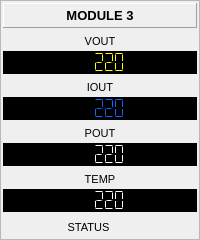
           <widget class="QFrame" name="frame_11">
            <property name="frameShape">
             <enum>QFrame::StyledPanel</enum>
            </property>
            <property name="frameShadow">
             <enum>QFrame::Raised</enum>
            </property>
            <layout class="QVBoxLayout" name="verticalLayout_64">
             <property name="spacing">
              <number>5</number>
             </property>
             <property name="leftMargin">
              <number>2</number>
             </property>
             <property name="topMargin">
              <number>2</number>
             </property>
             <property name="rightMargin">
              <number>2</number>
             </property>
             <property name="bottomMargin">
              <number>2</number>
             </property>
             <item>
              <widget class="QLabel" name="label_103">
               <property name="sizePolicy">
                <sizepolicy hsizetype="Preferred" vsizetype="Expanding">
                 <horstretch>0</horstretch>
                 <verstretch>0</verstretch>
                </sizepolicy>
               </property>
               <property name="minimumSize">
                <size>
                 <width>0</width>
                 <height>25</height>
                </size>
               </property>
               <property name="font">
                <font>
                 <pointsize>10</pointsize>
                 <weight>75</weight>
                 <bold>true</bold>
                </font>
               </property>
               <property name="frameShape">
                <enum>QFrame::Panel</enum>
               </property>
               <property name="frameShadow">
                <enum>QFrame::Raised</enum>
               </property>
               <property name="text">
                <string>MODULE 3</string>
               </property>
               <property name="alignment">
                <set>Qt::AlignCenter</set>
               </property>
              </widget>
             </item>
             <item>
              <layout class="QVBoxLayout" name="verticalLayout_65">
               <property name="spacing">
                <number>2</number>
               </property>
               <item>
                <widget class="QLabel" name="label_104">
                 <property name="sizePolicy">
                  <sizepolicy hsizetype="Expanding" vsizetype="Expanding">
                   <horstretch>0</horstretch>
                   <verstretch>0</verstretch>
                  </sizepolicy>
                 </property>
                 <property name="minimumSize">
                  <size>
                   <width>0</width>
                   <height>16</height>
                  </size>
                 </property>
                 <property name="font">
                  <font>
                   <pointsize>8</pointsize>
                  </font>
                 </property>
                 <property name="text">
                  <string>VOUT</string>
                 </property>
                 <property name="alignment">
                  <set>Qt::AlignCenter</set>
                 </property>
                </widget>
               </item>
               <item>
                <widget class="QLCDNumber" name="lcdBModule3Vout">
                 <property name="sizePolicy">
                  <sizepolicy hsizetype="Expanding" vsizetype="Expanding">
                   <horstretch>0</horstretch>
                   <verstretch>0</verstretch>
                  </sizepolicy>
                 </property>
                 <property name="minimumSize">
                  <size>
                   <width>0</width>
                   <height>22</height>
                  </size>
                 </property>
                 <property name="styleSheet">
                  <string notr="true">color: rgb(255, 255, 0);
background-color: rgb(0, 0, 0);</string>
                 </property>
                 <property name="frameShape">
                  <enum>QFrame::StyledPanel</enum>
                 </property>
                 <property name="smallDecimalPoint">
                  <bool>false</bool>
                 </property>
                 <property name="digitCount">
                  <number>5</number>
                 </property>
                 <property name="segmentStyle">
                  <enum>QLCDNumber::Flat</enum>
                 </property>
                 <property name="value" stdset="0">
                  <double>220.000000000000000</double>
                 </property>
                 <property name="intValue" stdset="0">
                  <number>220</number>
                 </property>
                </widget>
               </item>
              </layout>
             </item>
             <item>
              <layout class="QVBoxLayout" name="verticalLayout_66">
               <property name="spacing">
                <number>2</number>
               </property>
               <item>
                <widget class="QLabel" name="label_105">
                 <property name="sizePolicy">
                  <sizepolicy hsizetype="Expanding" vsizetype="Expanding">
                   <horstretch>0</horstretch>
                   <verstretch>0</verstretch>
                  </sizepolicy>
                 </property>
                 <property name="minimumSize">
                  <size>
                   <width>0</width>
                   <height>16</height>
                  </size>
                 </property>
                 <property name="font">
                  <font>
                   <pointsize>8</pointsize>
                  </font>
                 </property>
                 <property name="text">
                  <string>IOUT</string>
                 </property>
                 <property name="alignment">
                  <set>Qt::AlignCenter</set>
                 </property>
                </widget>
               </item>
               <item>
                <widget class="QLCDNumber" name="lcdBModule3Iout">
                 <property name="sizePolicy">
                  <sizepolicy hsizetype="Expanding" vsizetype="Expanding">
                   <horstretch>0</horstretch>
                   <verstretch>0</verstretch>
                  </sizepolicy>
                 </property>
                 <property name="minimumSize">
                  <size>
                   <width>0</width>
                   <height>22</height>
                  </size>
                 </property>
                 <property name="styleSheet">
                  <string notr="true">color: rgb(20, 100, 255);
background-color: rgb(0, 0, 0);</string>
                 </property>
                 <property name="frameShape">
                  <enum>QFrame::StyledPanel</enum>
                 </property>
                 <property name="smallDecimalPoint">
                  <bool>false</bool>
                 </property>
                 <property name="digitCount">
                  <number>5</number>
                 </property>
                 <property name="segmentStyle">
                  <enum>QLCDNumber::Flat</enum>
                 </property>
                 <property name="value" stdset="0">
                  <double>220.000000000000000</double>
                 </property>
                 <property name="intValue" stdset="0">
                  <number>220</number>
                 </property>
                </widget>
               </item>
              </layout>
             </item>
             <item>
              <layout class="QVBoxLayout" name="verticalLayout_67">
               <property name="spacing">
                <number>2</number>
               </property>
               <item>
                <widget class="QLabel" name="label_106">
                 <property name="sizePolicy">
                  <sizepolicy hsizetype="Expanding" vsizetype="Expanding">
                   <horstretch>0</horstretch>
                   <verstretch>0</verstretch>
                  </sizepolicy>
                 </property>
                 <property name="minimumSize">
                  <size>
                   <width>0</width>
                   <height>16</height>
                  </size>
                 </property>
                 <property name="font">
                  <font>
                   <pointsize>8</pointsize>
                  </font>
                 </property>
                 <property name="text">
                  <string>POUT</string>
                 </property>
                 <property name="alignment">
                  <set>Qt::AlignCenter</set>
                 </property>
                </widget>
               </item>
               <item>
                <widget class="QLCDNumber" name="lcdBModule3Pout">
                 <property name="sizePolicy">
                  <sizepolicy hsizetype="Expanding" vsizetype="Expanding">
                   <horstretch>0</horstretch>
                   <verstretch>0</verstretch>
                  </sizepolicy>
                 </property>
                 <property name="minimumSize">
                  <size>
                   <width>0</width>
                   <height>22</height>
                  </size>
                 </property>
                 <property name="styleSheet">
                  <string notr="true">color: rgb(255, 255, 255);
background-color: rgb(0, 0, 0);</string>
                 </property>
                 <property name="frameShape">
                  <enum>QFrame::StyledPanel</enum>
                 </property>
                 <property name="smallDecimalPoint">
                  <bool>false</bool>
                 </property>
                 <property name="digitCount">
                  <number>5</number>
                 </property>
                 <property name="segmentStyle">
                  <enum>QLCDNumber::Flat</enum>
                 </property>
                 <property name="value" stdset="0">
                  <double>220.000000000000000</double>
                 </property>
                 <property name="intValue" stdset="0">
                  <number>220</number>
                 </property>
                </widget>
               </item>
              </layout>
             </item>
             <item>
              <layout class="QVBoxLayout" name="verticalLayout_68">
               <property name="spacing">
                <number>2</number>
               </property>
               <item>
                <widget class="QLabel" name="label_107">
                 <property name="sizePolicy">
                  <sizepolicy hsizetype="Expanding" vsizetype="Expanding">
                   <horstretch>0</horstretch>
                   <verstretch>0</verstretch>
                  </sizepolicy>
                 </property>
                 <property name="minimumSize">
                  <size>
                   <width>0</width>
                   <height>16</height>
                  </size>
                 </property>
                 <property name="font">
                  <font>
                   <pointsize>8</pointsize>
                  </font>
                 </property>
                 <property name="text">
                  <string>TEMP</string>
                 </property>
                 <property name="alignment">
                  <set>Qt::AlignCenter</set>
                 </property>
                </widget>
               </item>
               <item>
                <widget class="QLCDNumber" name="lcdBModule3Temp">
                 <property name="sizePolicy">
                  <sizepolicy hsizetype="Expanding" vsizetype="Expanding">
                   <horstretch>0</horstretch>
                   <verstretch>0</verstretch>
                  </sizepolicy>
                 </property>
                 <property name="minimumSize">
                  <size>
                   <width>0</width>
                   <height>22</height>
                  </size>
                 </property>
                 <property name="styleSheet">
                  <string notr="true">color: rgb(255, 255, 255);
background-color: rgb(0, 0, 0);</string>
                 </property>
                 <property name="frameShape">
                  <enum>QFrame::StyledPanel</enum>
                 </property>
                 <property name="smallDecimalPoint">
                  <bool>false</bool>
                 </property>
                 <property name="digitCount">
                  <number>5</number>
                 </property>
                 <property name="segmentStyle">
                  <enum>QLCDNumber::Flat</enum>
                 </property>
                 <property name="value" stdset="0">
                  <double>220.000000000000000</double>
                 </property>
                 <property name="intValue" stdset="0">
                  <number>220</number>
                 </property>
                </widget>
               </item>
              </layout>
             </item>
             <item>
              <layout class="QHBoxLayout" name="horizontalLayout_21">
               <property name="spacing">
                <number>3</number>
               </property>
               <item>
                <widget class="QLabel" name="label_108">
                 <property name="minimumSize">
                  <size>
                   <width>0</width>
                   <height>20</height>
                  </size>
                 </property>
                 <property name="maximumSize">
                  <size>
                   <width>16777215</width>
                   <height>20</height>
                  </size>
                 </property>
                 <property name="font">
                  <font>
                   <pointsize>8</pointsize>
                  </font>
                 </property>
                 <property name="text">
                  <string>STATUS</string>
                 </property>
                 <property name="alignment">
                  <set>Qt::AlignCenter</set>
                 </property>
                </widget>
               </item>
               <item>
                <widget class="QLabel" name="lblBModule3Sta">
                 <property name="minimumSize">
                  <size>
                   <width>20</width>
                   <height>20</height>
                  </size>
                 </property>
                 <property name="maximumSize">
                  <size>
                   <width>20</width>
                   <height>20</height>
                  </size>
                 </property>
                 <property name="font">
                  <font>
                   <pointsize>8</pointsize>
                  </font>
                 </property>
                 <property name="text">
                  <string/>
                 </property>
                 <property name="alignment">
                  <set>Qt::AlignCenter</set>
                 </property>
                </widget>
               </item>
              </layout>
             </item>
            </layout>
           </widget>
